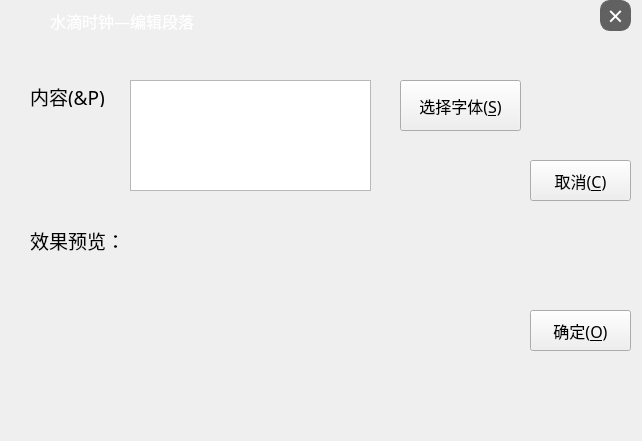
<?xml version="1.0" encoding="UTF-8"?>
<ui version="4.0">
 <class>parFontSelector</class>
 <widget class="QDialog" name="parFontSelector">
  <property name="geometry">
   <rect>
    <x>0</x>
    <y>0</y>
    <width>642</width>
    <height>441</height>
   </rect>
  </property>
  <property name="windowTitle">
   <string>Dialog</string>
  </property>
  <widget class="QLabel" name="label">
   <property name="geometry">
    <rect>
     <x>0</x>
     <y>5</y>
     <width>31</width>
     <height>31</height>
    </rect>
   </property>
   <property name="text">
    <string/>
   </property>
   <property name="pixmap">
    <pixmap resource="res.qrc">:/logo/res/PS.ico</pixmap>
   </property>
  </widget>
  <widget class="QPushButton" name="btndef">
   <property name="geometry">
    <rect>
     <x>600</x>
     <y>0</y>
     <width>31</width>
     <height>31</height>
    </rect>
   </property>
   <property name="font">
    <font>
     <family>Microsoft YaHei</family>
     <pointsize>20</pointsize>
     <weight>50</weight>
     <bold>false</bold>
    </font>
   </property>
   <property name="cursor">
    <cursorShape>PointingHandCursor</cursorShape>
   </property>
   <property name="toolTip">
    <string>关闭(Alt+F4)</string>
   </property>
   <property name="styleSheet">
    <string notr="true">QPushButton
{border-radius:10px;
border: 1px solid rgb(97, 97,97);
background-color:rgb(97, 97,97);
color:white;
}
QPushButton::pressed
{
background-color:rgb(205, 205, 205);
border: 1px solid rgb(97, 97,97);
}

</string>
   </property>
   <property name="text">
    <string>×</string>
   </property>
  </widget>
  <widget class="QLabel" name="labTitle">
   <property name="geometry">
    <rect>
     <x>130</x>
     <y>240</y>
     <width>341</width>
     <height>191</height>
    </rect>
   </property>
   <property name="maximumSize">
    <size>
     <width>341</width>
     <height>16777215</height>
    </size>
   </property>
   <property name="font">
    <font>
     <family>幼圆</family>
     <pointsize>36</pointsize>
    </font>
   </property>
   <property name="styleSheet">
    <string notr="true"/>
   </property>
   <property name="frameShape">
    <enum>QFrame::NoFrame</enum>
   </property>
   <property name="text">
    <string/>
   </property>
   <property name="scaledContents">
    <bool>true</bool>
   </property>
   <property name="alignment">
    <set>Qt::AlignLeading|Qt::AlignLeft|Qt::AlignTop</set>
   </property>
   <property name="wordWrap">
    <bool>true</bool>
   </property>
   <property name="openExternalLinks">
    <bool>false</bool>
   </property>
  </widget>
  <widget class="QPushButton" name="pushButton_2">
   <property name="geometry">
    <rect>
     <x>530</x>
     <y>160</y>
     <width>101</width>
     <height>41</height>
    </rect>
   </property>
   <property name="font">
    <font>
     <family>幼圆</family>
     <pointsize>12</pointsize>
    </font>
   </property>
   <property name="cursor">
    <cursorShape>PointingHandCursor</cursorShape>
   </property>
   <property name="text">
    <string>取消(&amp;C)</string>
   </property>
  </widget>
  <widget class="QLabel" name="Labtitle2">
   <property name="geometry">
    <rect>
     <x>30</x>
     <y>230</y>
     <width>111</width>
     <height>21</height>
    </rect>
   </property>
   <property name="font">
    <font>
     <family>幼圆</family>
     <pointsize>14</pointsize>
     <weight>50</weight>
     <bold>false</bold>
    </font>
   </property>
   <property name="text">
    <string>效果预览：</string>
   </property>
  </widget>
  <widget class="QPushButton" name="pushButton">
   <property name="geometry">
    <rect>
     <x>530</x>
     <y>310</y>
     <width>101</width>
     <height>41</height>
    </rect>
   </property>
   <property name="font">
    <font>
     <family>幼圆</family>
     <pointsize>12</pointsize>
    </font>
   </property>
   <property name="cursor">
    <cursorShape>PointingHandCursor</cursorShape>
   </property>
   <property name="text">
    <string>确定(&amp;O)</string>
   </property>
   <property name="shortcut">
    <string>Return</string>
   </property>
  </widget>
  <widget class="QLabel" name="label_2">
   <property name="geometry">
    <rect>
     <x>50</x>
     <y>-5</y>
     <width>241</width>
     <height>51</height>
    </rect>
   </property>
   <property name="font">
    <font>
     <family>幼圆</family>
     <pointsize>12</pointsize>
    </font>
   </property>
   <property name="styleSheet">
    <string notr="true">color:white;</string>
   </property>
   <property name="text">
    <string>水滴时钟—编辑段落</string>
   </property>
  </widget>
  <widget class="QPushButton" name="btnSelect">
   <property name="geometry">
    <rect>
     <x>400</x>
     <y>80</y>
     <width>121</width>
     <height>51</height>
    </rect>
   </property>
   <property name="font">
    <font>
     <family>幼圆</family>
     <pointsize>12</pointsize>
    </font>
   </property>
   <property name="cursor">
    <cursorShape>PointingHandCursor</cursorShape>
   </property>
   <property name="text">
    <string>选择字体(&amp;S)</string>
   </property>
  </widget>
  <widget class="QLabel" name="Labtitle">
   <property name="geometry">
    <rect>
     <x>30</x>
     <y>86</y>
     <width>81</width>
     <height>21</height>
    </rect>
   </property>
   <property name="font">
    <font>
     <family>幼圆</family>
     <pointsize>14</pointsize>
     <weight>50</weight>
     <bold>false</bold>
    </font>
   </property>
   <property name="text">
    <string>内容(&amp;P)</string>
   </property>
  </widget>
  <widget class="QPlainTextEdit" name="txtTitle1">
   <property name="geometry">
    <rect>
     <x>130</x>
     <y>80</y>
     <width>241</width>
     <height>111</height>
    </rect>
   </property>
   <property name="font">
    <font>
     <family>幼圆</family>
     <pointsize>12</pointsize>
    </font>
   </property>
   <property name="plainText">
    <string/>
   </property>
  </widget>
 </widget>
 <resources>
  <include location="res.qrc"/>
 </resources>
 <connections/>
</ui>
